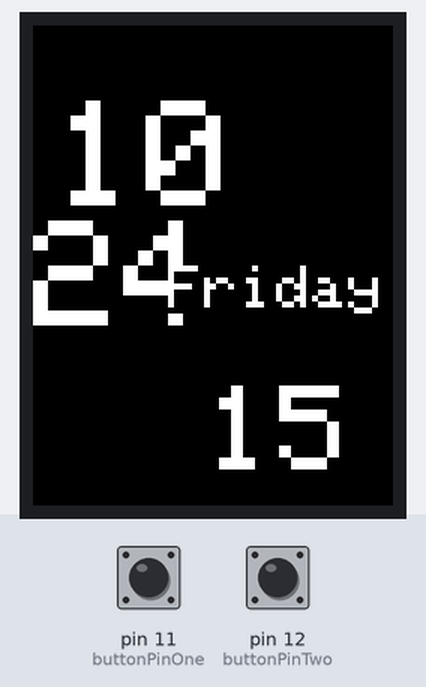
Bench run of a sketch on a simulated Arduino Uno, built with avr-gcc and run on an emulated ATmega328P. Parts: 240×320 colour display. The test bench sets the inputs (shaded band); at power-on: pin 11 (buttonPinOne) LOW, pin 12 (buttonPinTwo) LOW. The local clock reads 2024-03-15 10:24:30 at power-on unless the sketch sets it; what the sketch prints to the serial monitor is not drawn.

Above: at 0.4 s.
At 15.1 s:
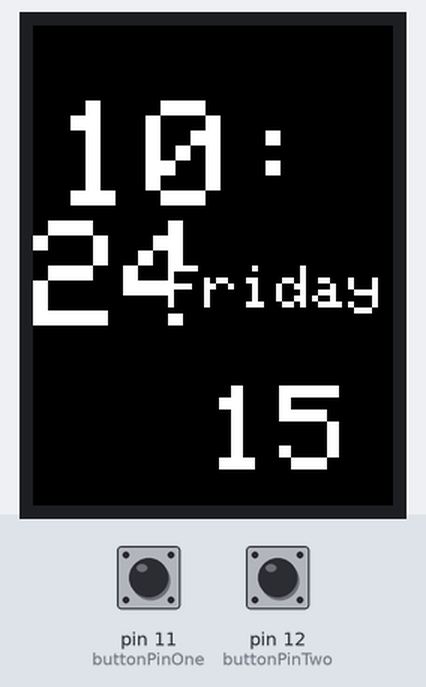
At 31.1 s:
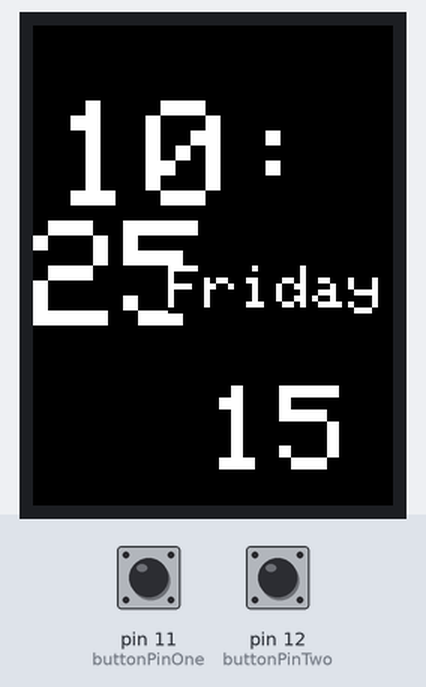
At 64.1 s:
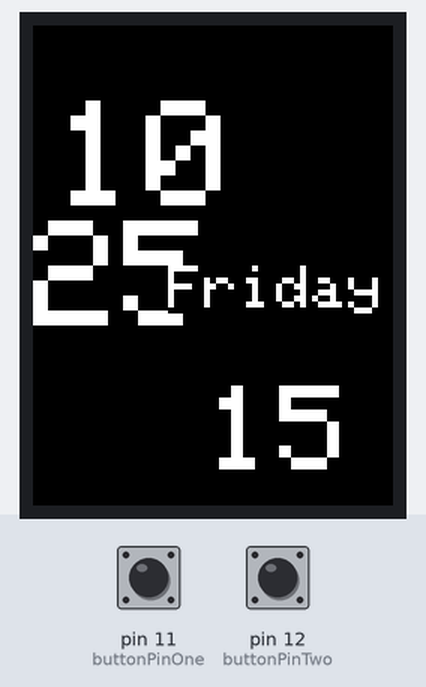
At 95.1 s:
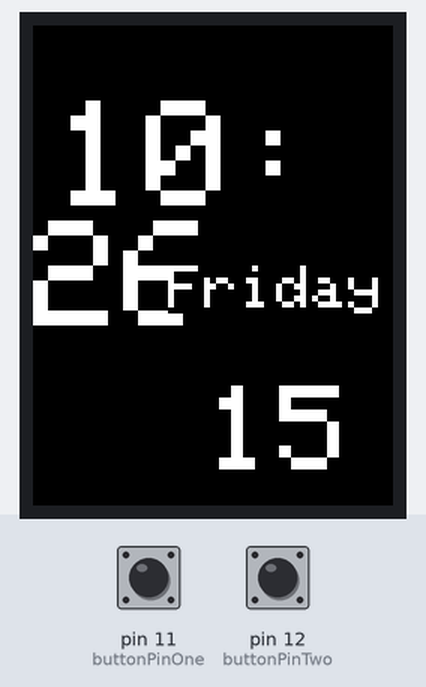
At 128.1 s:
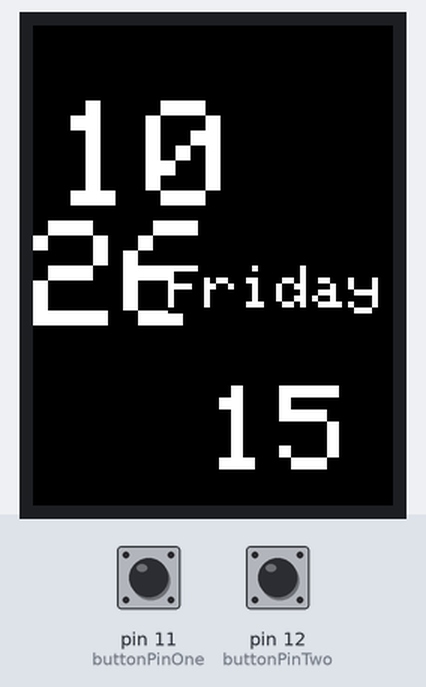

The sketch:

rtc_lcd_time_display.ino
```cpp
#include <Wire.h>
#include <DS3231.h>
#include <SPI.h>          // f.k. for Arduino-1.5.2
#include "Adafruit_GFX.h"
#include <MCUFRIEND_kbv.h>

// Assign human-readable names to some common 16-bit color values:
#define BLACK           0x0000
#define NAVY            0x000F
#define DARKGREEN       0x03E0
#define DARKCYAN        0x03EF
#define MAROON          0x7800
#define PURPLE          0x780F
#define OLIVE           0x7BE0
#define LIGHTGREY       0xC618
#define DARKGREY        0x7BEF
#define BLUE            0x001F
#define GREEN           0x07E0
#define CYAN            0x07FF
#define RED             0xF800
#define MAGENTA         0xF81F
#define YELLOW          0xFFE0
#define WHITE           0xFFFF
#define ORANGE          0xFD20
#define GREENYELLOW     0xAFE5
#define PINK            0xF81F
#define HOLIDAY_COLOR   0xF884

#define FONTSIZE 5

#define HIGH_CONTRAST 1

#if defined(HIGH_CONTRAST)
  #define BACKGROUND_COLOR BLACK
  #define TEXT_COLOR WHITE
#else
  #define BACKGROUND_COLOR WHITE
  #define TEXT_COLOR BLACK
#endif

uint16_t g_identifier;
MCUFRIEND_kbv tft;
DS3231 clock;
RTCDateTime rtc;

unsigned long ping = millis();
const int buttonPinOne = 11;
const int buttonPinTwo = 12;
boolean summerTime = false;

void setup(void);
void loop(void);
void printData(void);
bool ifBefore(RTCDateTime currentTime, uint16_t year, uint8_t month, uint8_t day, uint8_t hour, uint8_t minute, uint8_t second);

void setup() {
  delay(100);
  Serial.begin(9600);

  g_identifier = tft.readID(); // 0x9481
  Serial.print("ID = 0x");
  Serial.println(g_identifier, HEX);
  if (g_identifier == 0x00D3 || g_identifier == 0xD3D3) g_identifier = 0x9481; // write-only shield
  if (g_identifier == 0xFFFF) g_identifier = 0x9341; // serial
  tft.begin(g_identifier);
  tft.setRotation(0); // 320x480 (49mm x 74mm) ok 65px/cm
  tft.fillScreen(BACKGROUND_COLOR);

  // Initialize DS3231
  Serial.println("Initialize DS3231");;
  clock.begin();
  // Set sketch compiling time
  // clock.setDateTime(__DATE__, __TIME__);

  pinMode(buttonPinOne, INPUT);
  pinMode(buttonPinTwo, INPUT);

  printData();
}

void loop() {
  // Togle 32kHz output
  //clock.enable32kHz(state);
  //state = !state;
//  buttonState = digitalRead(buttonPinOne);
//  if (buttonStateOne == HIGH) {
//    // turn LED on:
//    tft.invertDisplay(false);
//  } else {
//    // turn LED off:
//    tft.invertDisplay(true);
//  }

  if (millis() - ping >= 1000) {
    ping = millis();
    //if(ledState == LOW) ledState = HIGH;
    //else ledState = LOW;
    //digitalWrite(ledPin, ledState);
    printData();
    Serial.print("loop time: ");
    Serial.println(millis() - ping);
    Serial.print("total time: ");
    Serial.println(rtc.unixtime);
    Serial.print(rtc.hour);
    Serial.print(" : ");
    Serial.print(rtc.minute);
    Serial.print(" : ");
    Serial.println(rtc.second);
    Serial.print("button 1 : ");
    Serial.println(digitalRead(buttonPinOne));
    Serial.print("button 2 : ");
    Serial.println(digitalRead(buttonPinTwo));
  }
}

void printData() {
  rtc = clock.getDateTime();
  int textSize = 1;
  int numberOfSigns = 1;

  if ((rtc.hour == 0) && (rtc.minute == 0) && (rtc.second == 0)) tft.fillScreen(BACKGROUND_COLOR);

  textSize = 10;
  tft.setTextSize(textSize);
  tft.setTextColor(TEXT_COLOR, BACKGROUND_COLOR); // text color, text backgroud color

  // positioning
  if (((rtc.hour) / 10) == 0) tft.setCursor(45, 50); // 3 digits + :
  else tft.setCursor(15, 50); // 4 digits + :

  tft.print(clock.dateFormat("G", rtc)); // hour withoul leading 0
  if (((rtc.second) % 2) > 0)  tft.print(":");
  else tft.print(" ");
  tft.println(clock.dateFormat("i", rtc)); // minutes with leading 0

  // if Sunday change color to light red and back to black
  if (atoi(clock.dateFormat("N", rtc)) == 7) tft.setTextColor(HOLIDAY_COLOR, BACKGROUND_COLOR);

  textSize = 4; //sobota
  tft.setTextSize(textSize);
  numberOfSigns = strlen(clock.dateFormat("l", rtc));
  tft.setCursor((320 - (textSize * numberOfSigns * FONTSIZE + textSize * (numberOfSigns - 1))) / 2, 160);
  tft.println(clock.dateFormat("l", rtc));   //day of week

  textSize = 8; //27
  tft.setTextSize(textSize);
  if (rtc.day > 9) tft.setCursor((320 - (textSize * 2 * FONTSIZE + textSize)) / 2, 240);
  else tft.setCursor((320 - (textSize * FONTSIZE)) / 2, 240);
  tft.println(rtc.day);
  tft.println();

  // if Sunday change color to dark red and back to black
  if (atoi(clock.dateFormat("N", rtc)) == 7) tft.setTextColor(TEXT_COLOR, BACKGROUND_COLOR);

  textSize = 4; //sierpnia
  tft.setTextSize(textSize);
  numberOfSigns = strlen(clock.dateFormat("F", rtc));
  tft.setCursor((320 - (textSize * numberOfSigns * FONTSIZE + textSize * (numberOfSigns - 1))) / 2, 340);
  tft.println(clock.dateFormat("F", rtc));  //month
  tft.println();

}

bool ifBefore(RTCDateTime currentTime, uint16_t year, uint8_t month, uint8_t day, uint8_t hour, uint8_t minute, uint8_t second){
  if(year < currentTime.year) return true;
  else if ((year == currentTime.year) && ( month < currentTime.month) )return true;
  else if ((year == currentTime.year) && ( month == currentTime.month) && ( day == currentTime.day))return true;
  else return false;
}
```

Measured:
- what the display in image 0 shows lasts 0.7 s, from 0.4 s to 1.1 s
- what the display in image 1 shows lasts 1.0 s, from 15.1 s to 16.1 s
